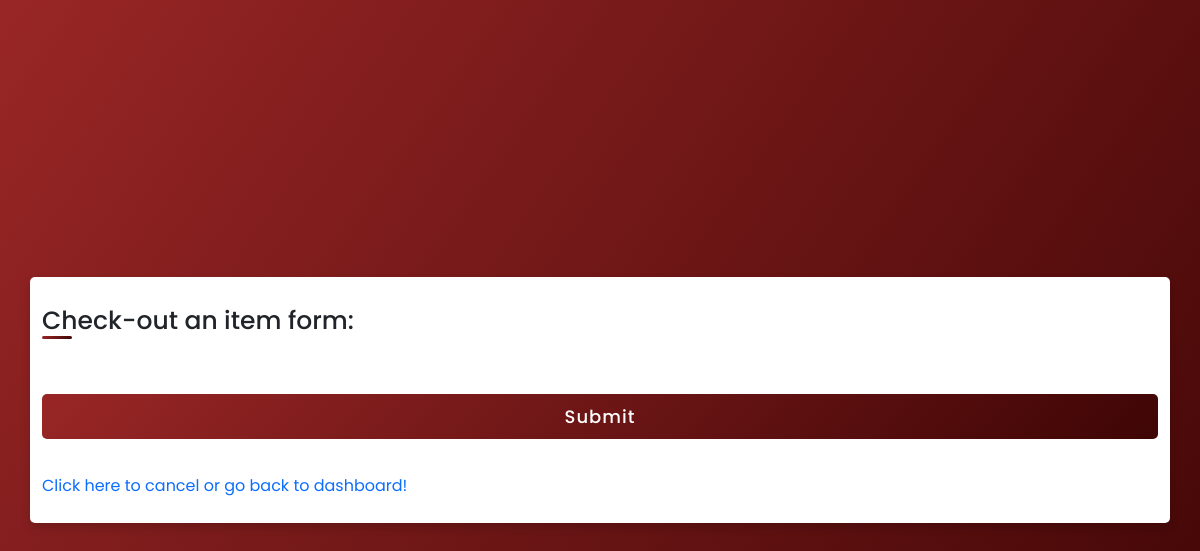
The page /user/Inventory/Check_Out_Check/2 (signed in) on the database as committed earlier.
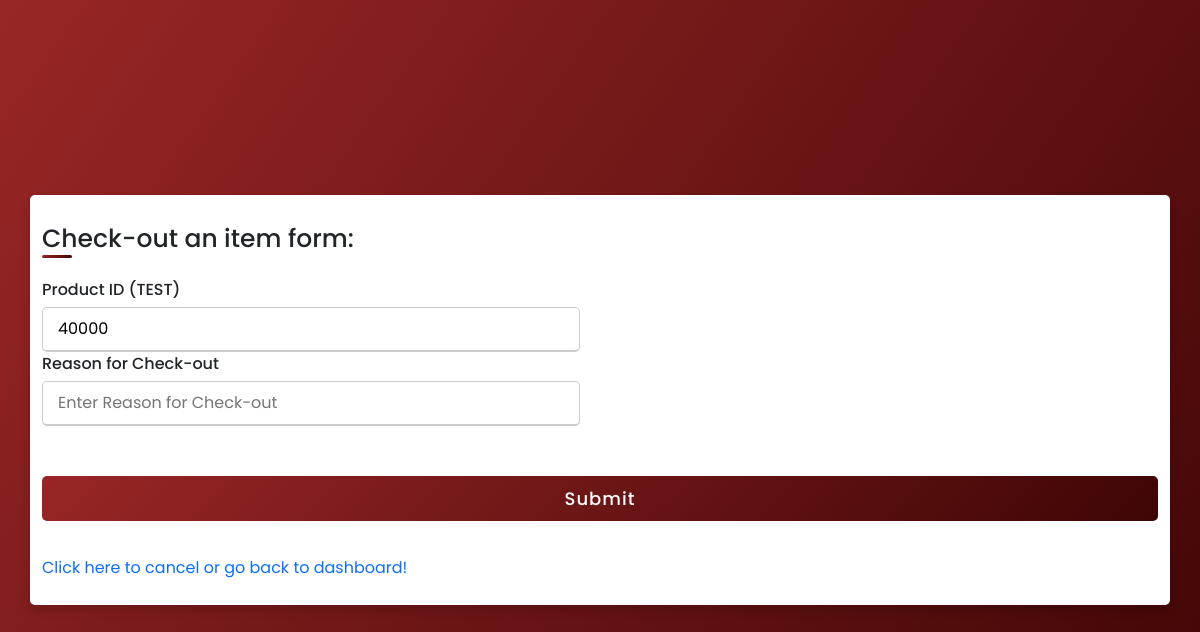
The same page on the database as committed later.
### website/models.py (models this page shows)
class Inventory(db.Model):
    id = db.Column(db.Integer, primary_key=True)
    product_id = db.Column(db.Integer(), unique=True)
    product_name = db.Column(db.String(26))
    date_added = db.Column(db.DateTime(timezone=True), default=func.now())
    desc=db.Column(db.String(200))
    i_loc=db.Column(db.String(200))
    quantity= db.Column(db.Integer)
    group= db.Column(db.String(26))
    subgroup=db.Column(db.String(26))
    Creator = db.Column(db.Integer, db.ForeignKey('user.id', ondelete="CASCADE"),nullable=False) ##foreign key relationship //id of who added it.

### website/views.py (the view)
@views.route("/user/Inventory/Check_Out_Check/<id>")
@login_required
def check_out_check(id):
    if session.get("id",None) is not None:
        product = Inventory.query.filter_by(id = id).first()
        return render_template("Check-out.html",user=current_user, data = product)
    else:
        flash("You do not have access to this page!", category="error")
        return redirect(url_for('views.home'))

### website/templates/Check-out.html (shortened to what this page needs)
<!DOCTYPE html>
<html lang="en" dir="ltr">
  <head>
    <link rel= "stylesheet" type= "text/css" href= "{{ url_for('static',filename='styles1.css') }}">
    <link href="https://cdn.jsdelivr.net/npm/bootstrap@5.1.3/dist/css/bootstrap.min.css" rel="stylesheet">
   </head>
<body>
  {% if session['id'] and user.is_authenticated%}
  <div class="container">
    <div class="title">Check-out an item form:</div>
    <div class="content">
      <form action="/user/Inventory/Check_out" method="POST">
         <div class="user-details">
          {% if data %}
          <div class="input-box">
            <span class="details">Product ID ({{data.product_name}})</span>
            <input type="text" id="product_id" name ="product_id" placeholder={{data.product_id}} value={{data.product_id}} required readonly>
            <span class="details">Reason for Check-out</span>
            <input type="text" id="reason" name ="reason" placeholder="Enter Reason for Check-out" required>
          </div>
          {% endif %}
        </div>
        <div class="button">
          <input type="submit" name="submit_button" value="Submit">
        </div>
        <div>
            <a style="text-decoration:none" style="align-items:center" href="{{url_for('views.user')}}">Click here to cancel or go back to dashboard!</a>
        </div>
      </form>
    </div>
  </div>
</body>
{% endif %}
</html>

Rows that differ between the two databases and show on the page:
added Inventory: product_name "TEST", product_id "40000"
Other text that changed with them:
text now shown: "Product ID ( ) Reason for Check-out"
